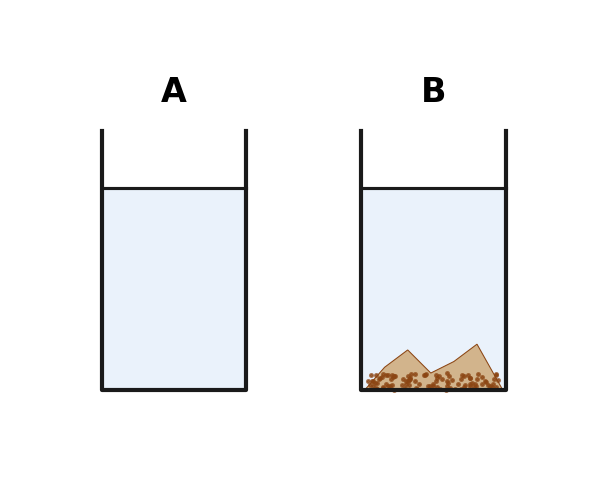

Source code (Python):
import matplotlib; matplotlib.use("Agg")
import matplotlib.pyplot as plt
import matplotlib.patches as patches
import numpy as np
fig, ax = plt.subplots(figsize=(6, 4))
ax.set_xlim(0, 10)
ax.set_ylim(0, 8)
ax.set_aspect("equal")
ax.axis("off")
ax.add_patch(patches.Rectangle((1.5, 1.5), 2.5, 3.5, facecolor="#eaf2fb", edgecolor="none", zorder=1))
ax.plot([1.5, 1.5, 4.0, 4.0], [6.0, 1.5, 1.5, 6.0], color="#1a1a1a", lw=2, zorder=5)
ax.plot([1.5, 4.0], [5.0, 5.0], color="#1a1a1a", lw=1.5, zorder=5)
ax.text(2.75, 6.5, "A", ha="center", fontsize=16, fontweight="bold", zorder=6)
ax.add_patch(patches.Rectangle((6.0, 1.5), 2.5, 3.5, facecolor="#eaf2fb", edgecolor="none", zorder=1))
ax.plot([6.0, 6.0, 8.5, 8.5], [6.0, 1.5, 1.5, 6.0], color="#1a1a1a", lw=2, zorder=5)
ax.plot([6.0, 8.5], [5.0, 5.0], color="#1a1a1a", lw=1.5, zorder=5)
ax.text(7.25, 6.5, "B", ha="center", fontsize=16, fontweight="bold", zorder=6)
sand_path = [[6.05, 1.5], [6.4, 1.9], [6.8, 2.2], [7.2, 1.8], [7.6, 2.0], [8.0, 2.3], [8.45, 1.5]]
ax.add_patch(patches.Polygon(sand_path, facecolor="#d2b48c", edgecolor="#8b4513", lw=0.5, zorder=3))
np.random.seed(42)
ax.scatter(np.random.uniform(6.1, 8.4, 100), np.random.uniform(1.51, 1.8, 100), s=2, color="#8b4513", zorder=4, alpha=0.7)
plt.savefig("out.png", dpi=150)
